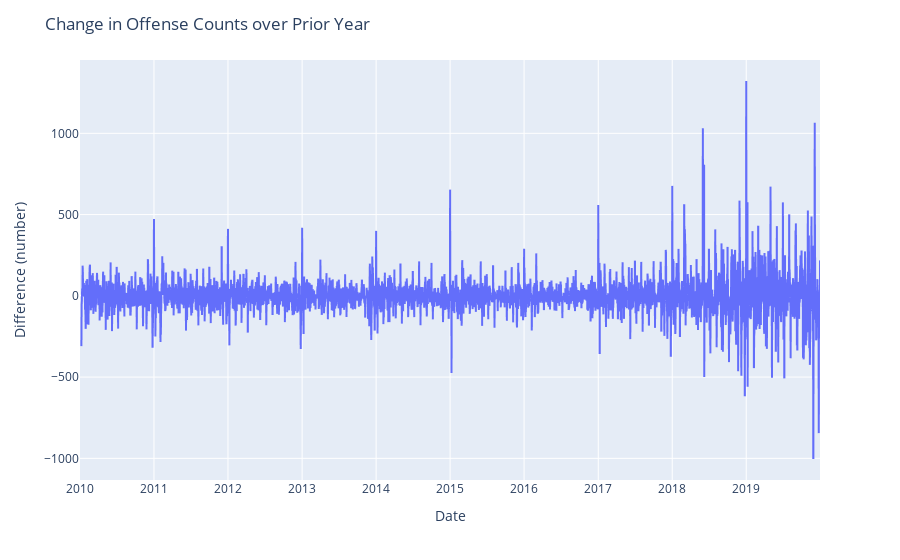

Source (notebook cell):
### Code cell
fig = px.line(daily_totals['Offense ID'], x= daily_totals.index, y=daily_totals['Seasonal Difference'])

fig.update_layout(
    yaxis_title="Difference (number)", 
    xaxis_title="Date",
    title="Change in Offense Counts over Prior Year"
)

fig.show()

### Figure 1 — Plotly figure (JSON) as saved in the notebook; plotly's stock layout.template omitted (floating-point values rounded to 4 significant figures; data arrays with more than 128 entries replaced by an {"elided": "..."} marker saying what was removed)
{"data": [{"hovertemplate": "Date=%{x}<br>y=%{y}<extra></extra>", "legendgroup": "", "line": {"color": "#636efa", "dash": "solid"}, "mode": "lines", "name": "", "showlegend": false, "type": "scattergl", "x": {"elided": "3652 str values"}, "xaxis": "x", "y": {"elided": "3652 int values"}, "yaxis": "y"}], "layout": {"legend": {"tracegroupgap": 0}, "margin": {"t": 60}, "title": {"text": "Change in Offense Counts over Prior Year"}, "xaxis": {"anchor": "y", "domain": [0, 1], "title": {"text": "Date"}}, "yaxis": {"anchor": "x", "domain": [0, 1], "title": {"text": "Difference (number)"}}}}
